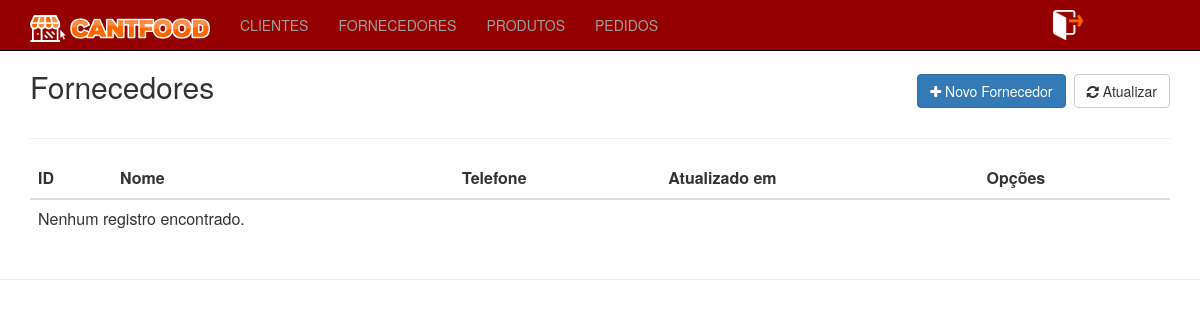
The page /fornecedores/index.php on the database as committed earlier.
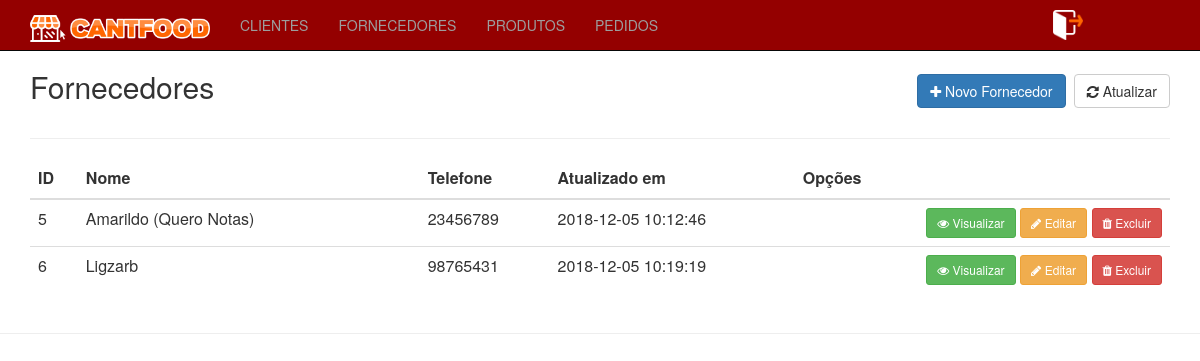
The same page on the database as committed later.
### tables this page shows
CREATE TABLE `fornecedores` (
  `id` int(11) NOT NULL,
  `nome` varchar(255) NOT NULL,
  `telefone` int(15) NOT NULL,
  `dataCadastro` datetime NOT NULL,
  `dataAtualizacao` datetime NOT NULL
);

### inc/database.php (called while the page is built, shortened)
<?php
function open_database() {
	try {
		$conn = new mysqli(DB_HOST, DB_USER, DB_PASSWORD, DB_NAME);
		return $conn;
	} catch (Exception $e) {
		echo $e->getMessage();
		return null;
	}
}
function find( $table = null, $id = null ) {
	$database = open_database();
	$found = null;
	try {
	  if ($id) {
	    $sql = "SELECT * FROM " . $table . " WHERE id = " . $id;
	    $result = $database->query($sql);
	    if ($result->num_rows > 0) {
	      $found = $result->fetch_assoc();
	    }
	  } else {
	    $sql = "SELECT * FROM " . $table;
	    $result = $database->query($sql);
	    if ($result->num_rows > 0) {
	      $found = $result->fetch_all(MYSQLI_ASSOC);
	    }
	  }
	} catch (Exception $e) {
	  $_SESSION['message'] = $e->GetMessage();
	  $_SESSION['type'] = 'danger';
  }
	return $found;
}
 function find_all( $table ) {
	return find($table);
}

### fornecedores/functionsfornecedores.php (called while the page is built, shortened)
<?php
function indexfornecedores() {
	$fornecedores = find_all('fornecedores');
}

### fornecedores/index.php (the view, shortened to what this page needs)
<?php
    require_once('functionsfornecedores.php');
    indexfornecedores();
?>
<header>
	<div class="row">
		<div class="col-sm-6">
			<h2>Fornecedores</h2>
		</div>
		<div class="col-sm-6 text-right h2">
	    	<a class="btn btn-primary" href="addfornecedores.php"><i class="fa fa-plus"></i> Novo Fornecedor</a>
	    	<a class="btn btn-default" href="index.php"><i class="fa fa-refresh"></i> Atualizar</a>
	    </div>
	</div>
</header>
<hr>
<table class="table table-hover">
<thead>
	<tr>
		<th>ID</th>
		<th width="30%">Nome</th>
		<th>Telefone</th>
		<th>Atualizado em</th>
		<th>Opções</th>
	</tr>
</thead>
<tbody>
<?php if ($fornecedores) : ?>
<?php foreach ($fornecedores as $fornecedor) : ?>
	<tr>
		<td><?php echo $fornecedor['id']; ?></td>
		<td><?php echo $fornecedor['nome']; ?></td>
		<td><?php echo $fornecedor['telefone']; ?></td>
		<td><?php echo $fornecedor['dataAtualizacao']; ?></td>
		<td class="actions text-right">
			<a href="viewfornecedores.php?id=<?php echo $fornecedor['id']; ?>" class="btn btn-sm btn-success"><i class="fa fa-eye"></i> Visualizar</a>
			<a href="editfornecedores.php?id=<?php echo $fornecedor['id']; ?>" class="btn btn-sm btn-warning"><i class="fa fa-pencil"></i> Editar</a>
			<a href="#" class="btn btn-sm btn-danger" data-toggle="modal" data-target="#delete-modal-fornecedor" data-fornecedor="<?php echo $fornecedor['id']; ?>">
				<i class="fa fa-trash"></i> Excluir
			</a>
		</td>
	</tr>
<?php endforeach; ?>
<?php else : ?>
	<tr>
		<td colspan="6">Nenhum registro encontrado.</td>
	</tr>
<?php endif; ?>
</tbody>
</table>

Rows that differ between the two databases and show on the page:
added fornecedores: id "5", nome "Amarildo (Quero Notas)", telefone "23456789", dataAtualizacao "2018-12-05 10:12:46"
added fornecedores: id "6", nome "Ligzarb", telefone "98765431", dataAtualizacao "2018-12-05 10:19:19"
Other text that changed with them:
text no longer shown: "Nenhum registro encontrado."
